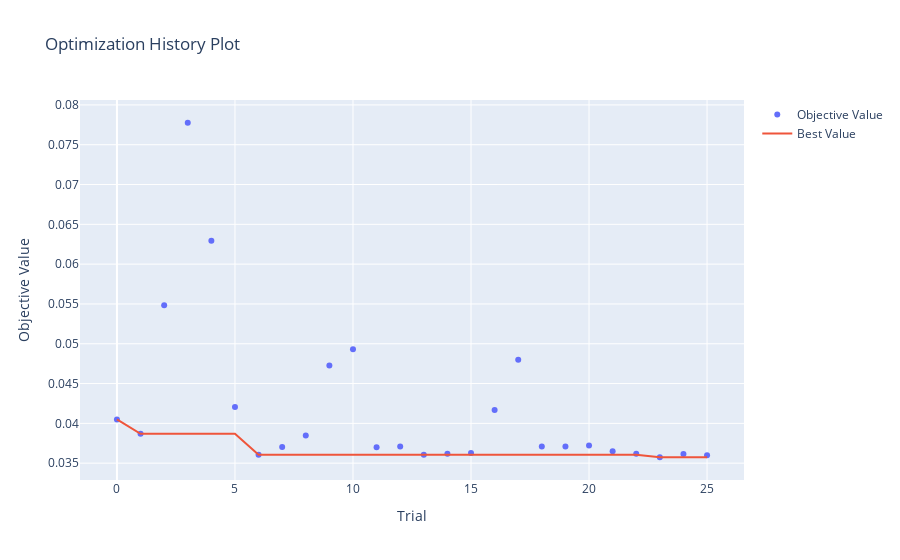

Notebook code cell kept with this figure:
### Code cell
optuna.visualization.plot_optimization_history(study_cb)

### Figure 1 — Plotly figure (JSON) as saved in the notebook; plotly's stock layout.template omitted (floating-point values rounded to 4 significant figures)
{"data": [{"mode": "markers", "name": "Objective Value", "type": "scatter", "x": [0, 1, 2, 3, 4, 5, 6, 7, 8, 9, 10, 11, 12, 13, 14, 15, 16, 17, 18, 19, 20, 21, 22, 23, 24, 25], "y": [0.04049, 0.03868, 0.05485, 0.07776, 0.06295, 0.04206, 0.03605, 0.03702, 0.03846, 0.04728, 0.04931, 0.03699, 0.0371, 0.03607, 0.03619, 0.03629, 0.04168, 0.04798, 0.0371, 0.03709, 0.03722, 0.03648, 0.03619, 0.03574, 0.03616, 0.036]}, {"mode": "lines", "name": "Best Value", "type": "scatter", "x": [0, 1, 2, 3, 4, 5, 6, 7, 8, 9, 10, 11, 12, 13, 14, 15, 16, 17, 18, 19, 20, 21, 22, 23, 24, 25], "y": [0.04049, 0.03868, 0.03868, 0.03868, 0.03868, 0.03868, 0.03605, 0.03605, 0.03605, 0.03605, 0.03605, 0.03605, 0.03605, 0.03605, 0.03605, 0.03605, 0.03605, 0.03605, 0.03605, 0.03605, 0.03605, 0.03605, 0.03605, 0.03574, 0.03574, 0.03574]}, {"marker": {"color": "#cccccc"}, "mode": "markers", "name": "Infeasible Trial", "showlegend": false, "type": "scatter", "x": [], "y": []}], "layout": {"title": {"text": "Optimization History Plot"}, "xaxis": {"title": {"text": "Trial"}}, "yaxis": {"title": {"text": "Objective Value"}}}}
